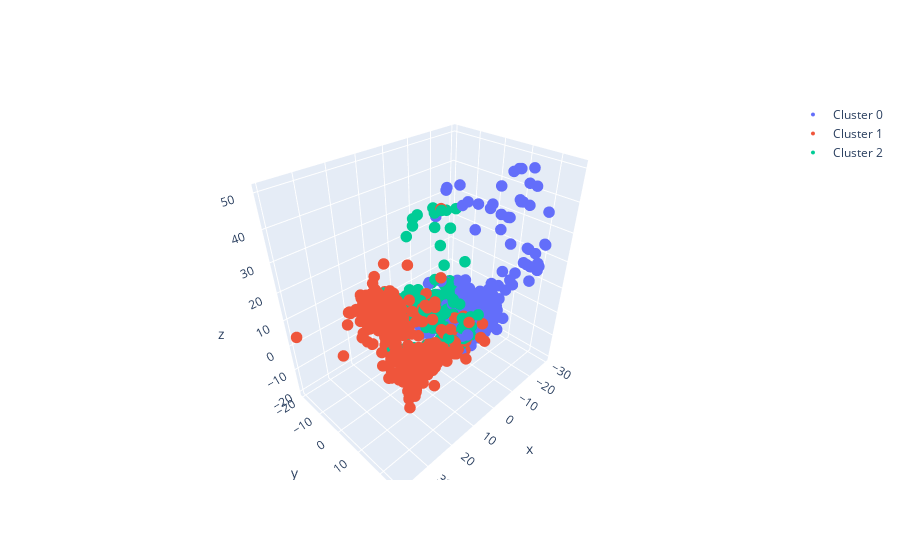

Notebook cell for this chart:
### Markdown cell above
## Cluster

### Code cell
clusters = vbgmm_cluster(df, excluded_variables=excluded_variables, n_clusters=3)

### Figure 1 — Plotly figure (JSON) as saved in the notebook; plotly's stock layout.template omitted (floating-point values rounded to 4 significant figures; data arrays with more than 128 entries replaced by an {"elided": "..."} marker saying what was removed)
{"data": [{"marker": {"size": 4}, "mode": "markers", "name": "Cluster 0", "type": "scatter3d", "x": {"elided": "384 float values"}, "y": {"elided": "384 float values"}, "z": {"elided": "384 float values"}}, {"marker": {"size": 4}, "mode": "markers", "name": "Cluster 1", "type": "scatter3d", "x": {"elided": "600 float values"}, "y": {"elided": "600 float values"}, "z": {"elided": "600 float values"}}, {"marker": {"size": 4}, "mode": "markers", "name": "Cluster 2", "type": "scatter3d", "x": {"elided": "476 float values"}, "y": {"elided": "476 float values"}, "z": {"elided": "476 float values"}}], "layout": {}}
